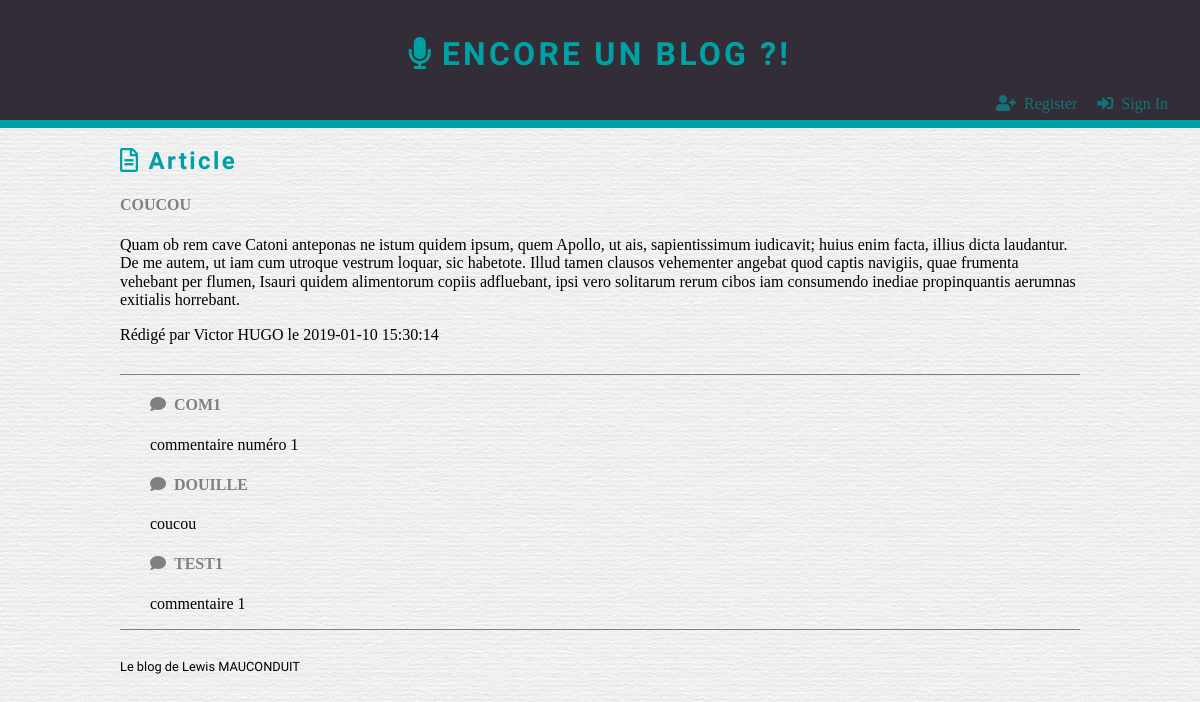
The page /PHP/article.php?Id=10 on the database its author committed.
### tables this page shows
CREATE TABLE `Post` (
  `Id` int(11) NOT NULL,
  `Title` varchar(70) NOT NULL,
  `Contents` text NOT NULL,
  `CreationDate` datetime NOT NULL,
  `Author_Id` int(11) NOT NULL,
  `Category_Id` int(11) NOT NULL
);

CREATE TABLE `Author` (
  `Id` int(11) NOT NULL,
  `FirstName` varchar(20) NOT NULL,
  `LastName` varchar(30) NOT NULL
);

CREATE TABLE `Comment` (
  `Id` int(11) NOT NULL,
  `Pseudo` varchar(70) NOT NULL,
  `Contents` text NOT NULL,
  `CreationDate` datetime NOT NULL,
  `Post_Id` int(11) NOT NULL
);

### PHP/article.php (called while the page is built, shortened)
<?php
include '../Application/bdd_connexion.php';
$query = $pdo->prepare(
    'SELECT Title,Contents,FirstName,LastName,CreationDate,Post.Id
    FROM Post
    INNER JOIN Author
    ON Author.Id = Post.Author_Id
    WHERE Post.Id = ?'
);
$query->execute([$_GET['Id']]);
$infoArticle = $query->fetch(PDO::FETCH_ASSOC);
$query = $pdo->prepare(
    'SELECT Pseudo,Contents
    FROM Comment
    WHERE Post_Id = ?'
);
$query->execute([$_GET['Id']]);
$infoComments = $query->fetchAll(PDO::FETCH_ASSOC);
include '../header.phtml';
include '../article.phtml';
include '../footer.phtml';
?>

### article.phtml (the view, shortened to what this page needs)
<main class="container">
    <h2><i class="far fa-file-alt"></i>Article</h2>
    <h4><?=$infoArticle['Title']?></h4>
    <p><?=$infoArticle['Contents']?></p>
    <p>Rédigé par <?=$infoArticle['FirstName'].' '.$infoArticle['LastName']?> le <?=$infoArticle['CreationDate']?></p>
    <div id="divComment">
        <?php foreach ($infoComments as $infoComment) { ?>
            <h4><i class="fas fa-comment"></i><?=$infoComment['Pseudo']?></h4>
            <p><?=$infoComment['Contents']?></p>
        <?php }  ?>
    </div>
</main>

### CSS/index.css (style rules this page uses)
body * { -webkit-box-sizing: border-box; box-sizing: border-box; }
body, footer { background-image: url("../images/paper.png"); }
.container { width: 80%; margin: auto; }
i { margin-right: 8px; }
h2 { color: #00A1A4; font-family: "Dosis", sans-serif; letter-spacing: 0.1em; }
h4 { color: grey; text-transform: uppercase; }
#divComment { margin: 30px 0; padding-left: 30px; border-top: 1px grey solid; border-bottom: 1px grey solid; }

### rows shown on the page
post: Title "COUCOU", Contents "Quam ob rem cave Catoni anteponas ne istum quidem ipsum, quem Apollo, ut ais, sapientissimum iudicavit; huius enim facta, illius dicta laudantur. De me autem, ut iam cum utroque vestrum loquar, sic habetote. Illud tamen clausos vehementer angebat quod captis navigiis, quae frumenta vehebant per flumen, Isauri quidem alimentorum copiis adfluebant, ipsi vero solitarum rerum cibos iam consumendo inediae propinquantis aerumnas exitialis horrebant.", Author_Id.FirstName "Victor", Author_Id.LastName "HUGO", CreationDate "2019-01-10 15:30:14"
comment: Pseudo "COM1", Contents "commentaire numéro 1"
comment: Pseudo "DOUILLE", Contents "coucou"
comment: Pseudo "TEST1", Contents "commentaire 1"
